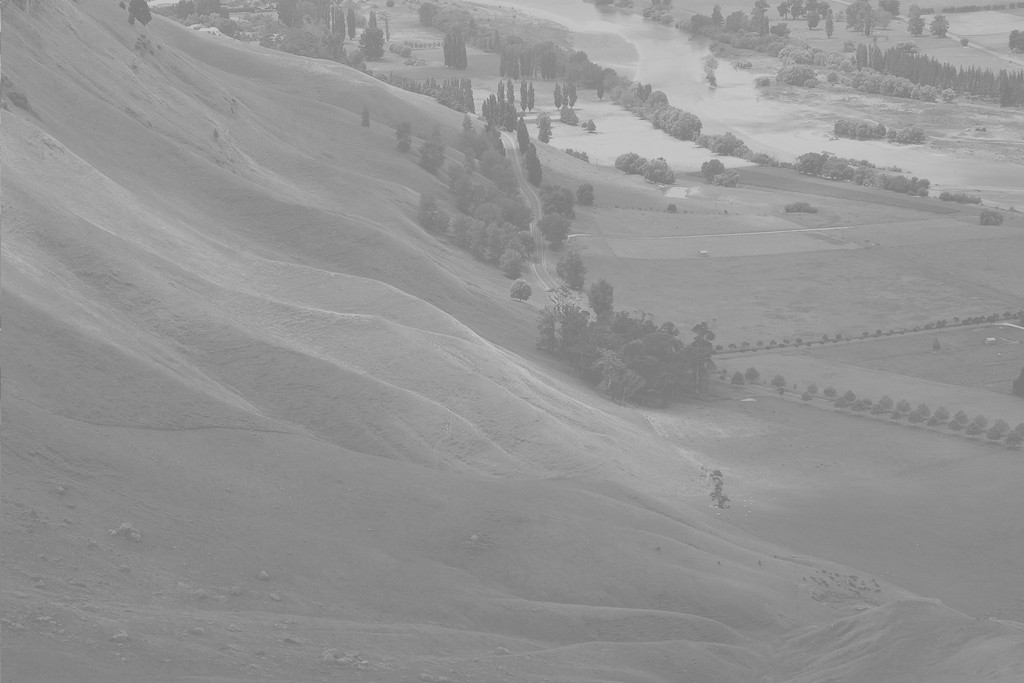
#> input picture dataset/Unequalized_Hawkes_Bay_NZ.jpg, 1024 x 683 px, found by its file name
$ jupyter execute equalizacao_histograma.ipynb
#> lines starting #> are read from the running program, lines starting #| are printed output that depends on the picture
Universidade do Vale do Itajaí<br>
Escola do Mar, Ciência e Tecnologia<br>
Engenharia de Computação - Processamento Digital de Sinais: Imagens

# Equalização por histograma

### Tutoriais da OpenCV

- https://docs.opencv.org/master/d9/df8/tutorial_root.html
- https://www.geeksforgeeks.org/opencv-python-tutorial/

[cell 1]
import cv2
import matplotlib.pyplot as plt
import numpy as np

figsize = (10, 10)

# Lendo a imagem de entrada

[cell 2]
# read as grayscale
img = cv2.imread("Unequalized_Hawkes_Bay_NZ.jpg", 0)
#> img is the input picture: shape (683, 1024); min 114, max 208, mean 148

plt.figure(figsize=figsize)
plt.imshow(img, cmap="gray", vmin=0, vmax=255)
plt.title("Imagem Original")
plt.show()

# Iniciamos calculando e mostrando o histograma original

[cell 3]
intervalo_min_max = [0, 256]
num_pontos = 256
point_count, point_edges = np.histogram(img, num_pontos, intervalo_min_max)
#> point_count = 256 values, max 28701 at index 137, min 0 at index 0, mean 2732; point_edges = 257 values from 0 to 256
point_start = point_edges[:-1]
#> point_start = 256 values from 0 to 255

def draw_hist(x_axis, input):
    fig, ax = plt.subplots(figsize=figsize)
    # por que não usar plt.hist? porque queremos traçar também algumas derivações desse histograma
    plt.bar(x_axis, input, width=input.shape[0] / (x_axis[-1] - x_axis[0] + 1))
    return fig, ax


draw_hist(point_start, point_count)
plt.title("Histograma Orginal")
plt.show()
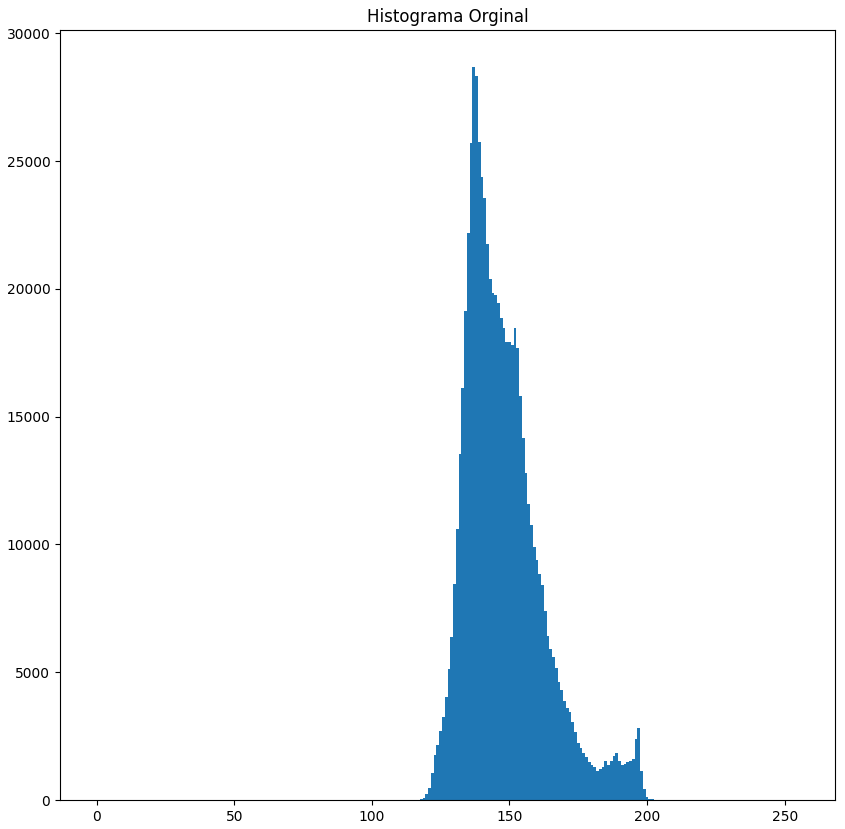
#> figure drawn by matplotlib, 1 panel; tallest bar 28701 high, from x = 136.5 to 137.5

# Normalizamos o histograma
### Obs: PDF - Probability Density Function

[cell 4]
pdf = point_count / np.sum(point_count)
#> pdf = 256 values, max 0.041 at index 137, min 0 at index 0, mean 0.00391

draw_hist(point_start, pdf)
plt.title("PDF Original")
plt.show()
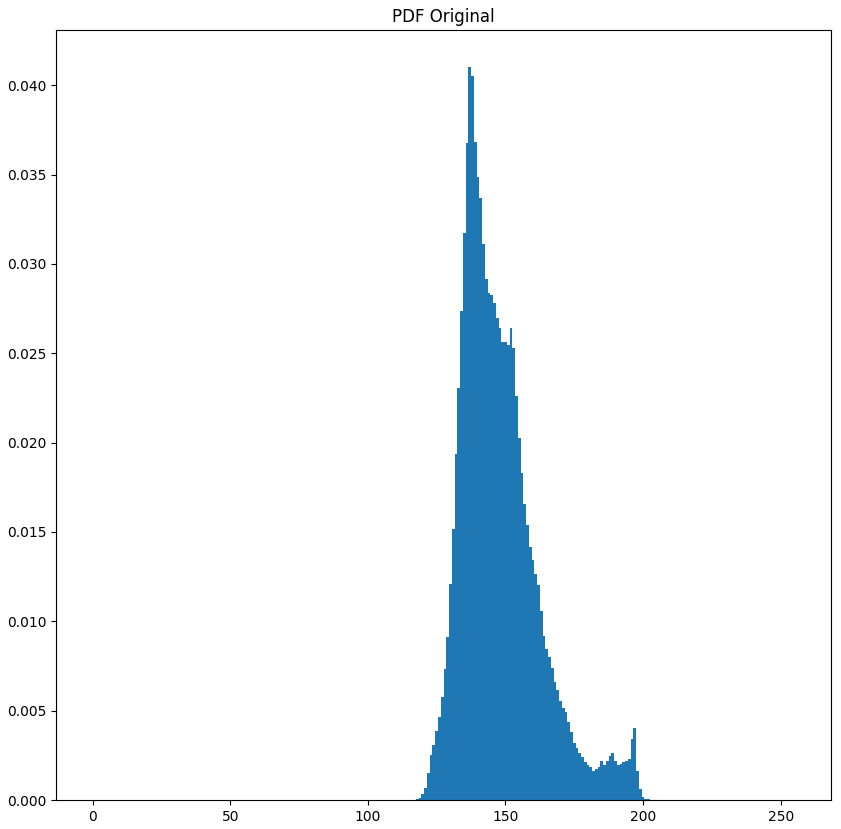
#> figure drawn by matplotlib, 1 panel; tallest bar 0.041 high, from x = 136.5 to 137.5

# Obtemos o CDF calculando a soma acumulada do dados da PDF
### Obs: CDF - Cumulative Density Function

[cell 5]
cdf = np.cumsum(pdf)
#> cdf = 256 values from 0 to 1

plt.figure(figsize=figsize)
plt.plot(cdf)
plt.title("Original CDF")
plt.show()
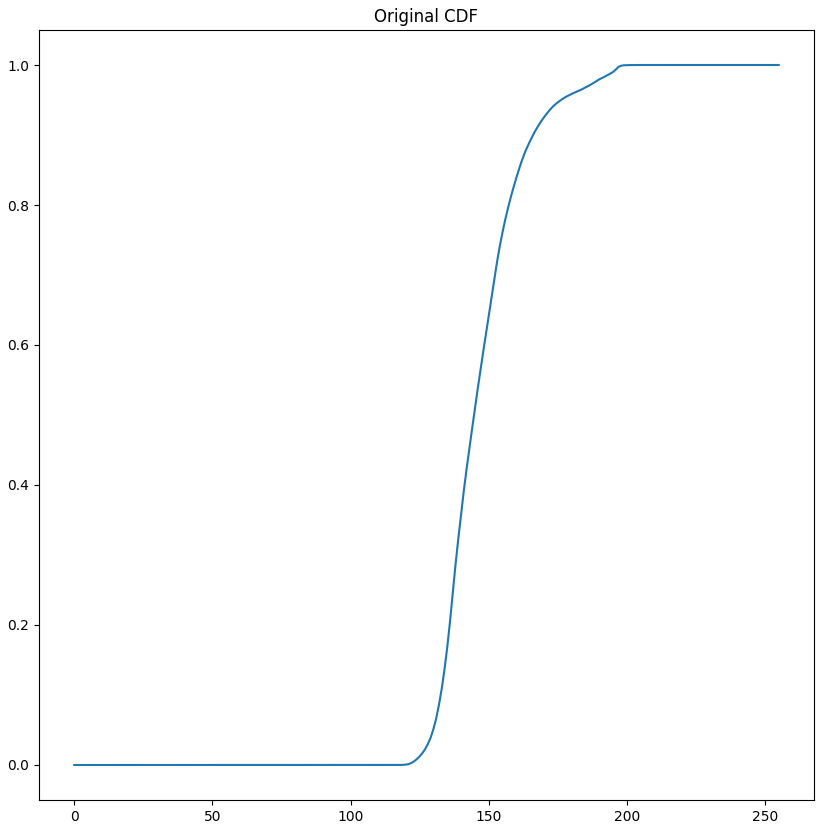
#> figure drawn by matplotlib, 1 panel; curve peaks at x = 208, y = 1

[cell 6]
fig, ax = draw_hist(point_start, pdf)
ax.plot(cdf * np.max(pdf), "r")
plt.title("Original PDF+ const*CDF para mostrar a conecção entre os dois")
plt.show()
#> figure, not shown here; tallest bar 0.041 high, from x = 136.5 to 137.5; curve peaks at x = 208, y = 0.041

# O último passo é "desnormalizar" a CDF para torna-lá a função de equalização

[cell 7]
f_eq = np.round(cdf * 255).astype(int)
#> f_eq = 256 values from 0 to 255
f_eq
#> Out = 256 values from 0 to 255

# Usamos a função de equalização para pegar a imagem equalizada

[cell 8]
img_eq = f_eq[img]
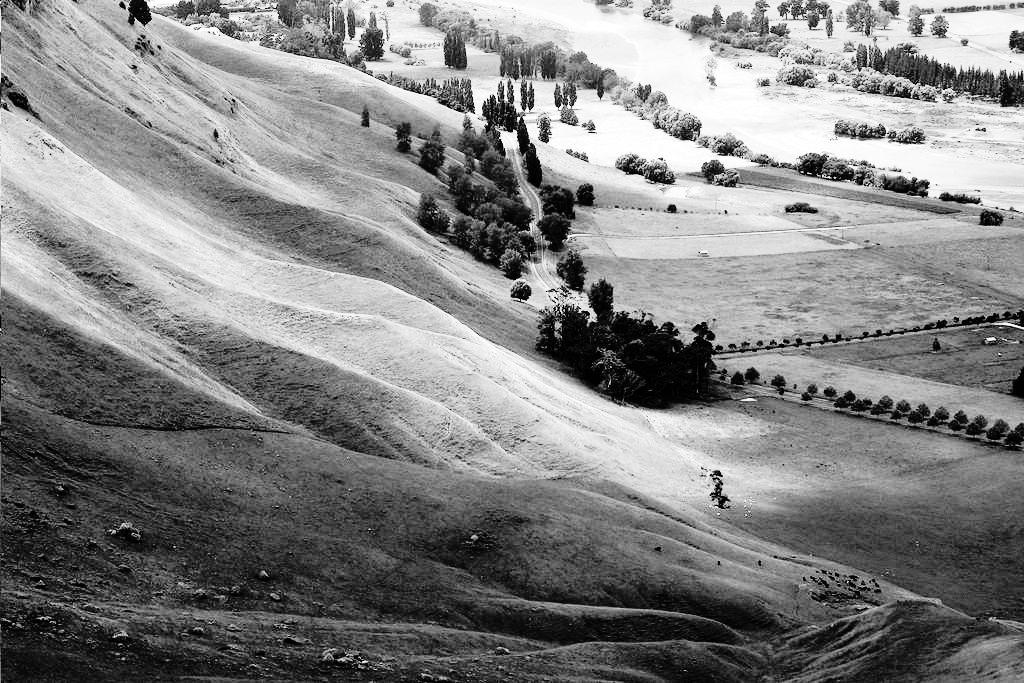
#> img_eq: shape (683, 1024) int64; min 0, max 255, mean 130.5

plt.figure(figsize=figsize)
plt.imshow(img_eq, cmap="gray", vmin=0, vmax=255)
plt.title("Imagem equalizada")
plt.show()

# Plotamos o histograma equalizada, PDF e CDF

[cell 9]
bin_count, bins_edges = np.histogram(img_eq, num_pontos, intervalo_min_max)
#> bin_count = 256 values, max 28701 at index 63, min 0 at index 5, mean 2732; bins_edges = 257 values from 0 to 256
bins_start = bins_edges[:-1]
#> bins_start = 256 values from 0 to 255

draw_hist(bins_start, bin_count)
plt.title("Histograma equalizado")
plt.show()
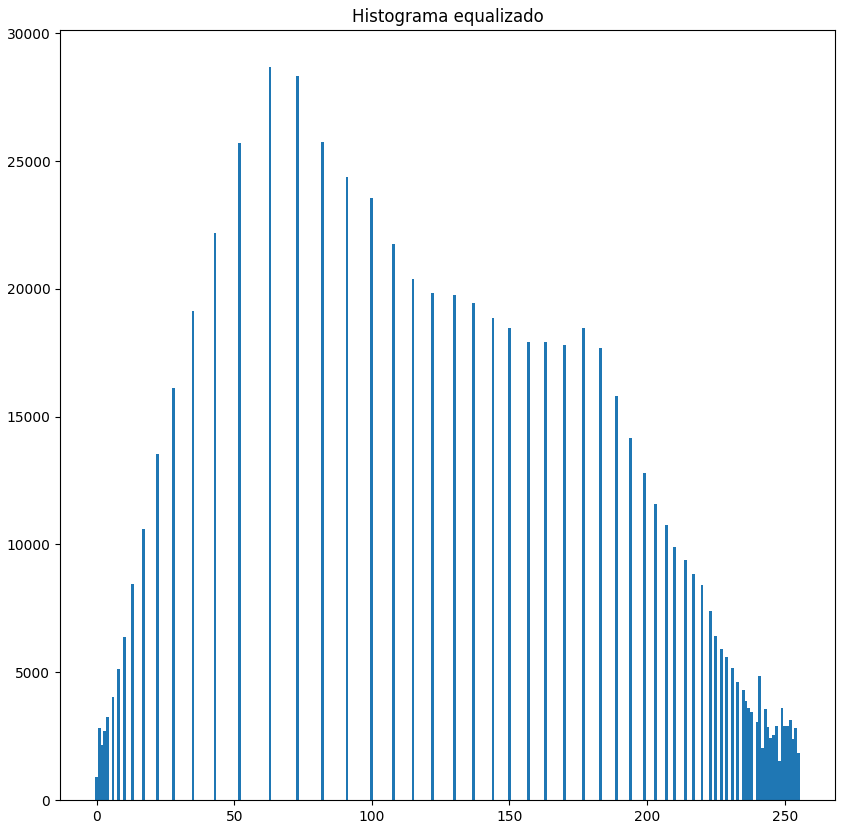
#> figure drawn by matplotlib, 1 panel; tallest bar 28701 high, from x = 62.5 to 63.5

[cell 10]
pdf = point_count / np.sum(point_count)
cdf = np.cumsum(pdf)

fig, ax = draw_hist(point_start, pdf)
ax.plot(cdf * np.max(pdf), "r")
plt.title("PDF e const*CDF equalizado")
plt.show()
#> figure, not shown here; tallest bar 0.041 high, from x = 136.5 to 137.5; curve peaks at x = 208, y = 0.041

## Função de equalização da cv2

[cell 11]
img_eq_cv2 = cv2.equalizeHist(img)

plt.figure(figsize=figsize)
plt.imshow(img_eq_cv2, cmap="gray", vmin=0, vmax=255)
plt.title("Resultado cv2.equalizeHist()")
plt.show()
